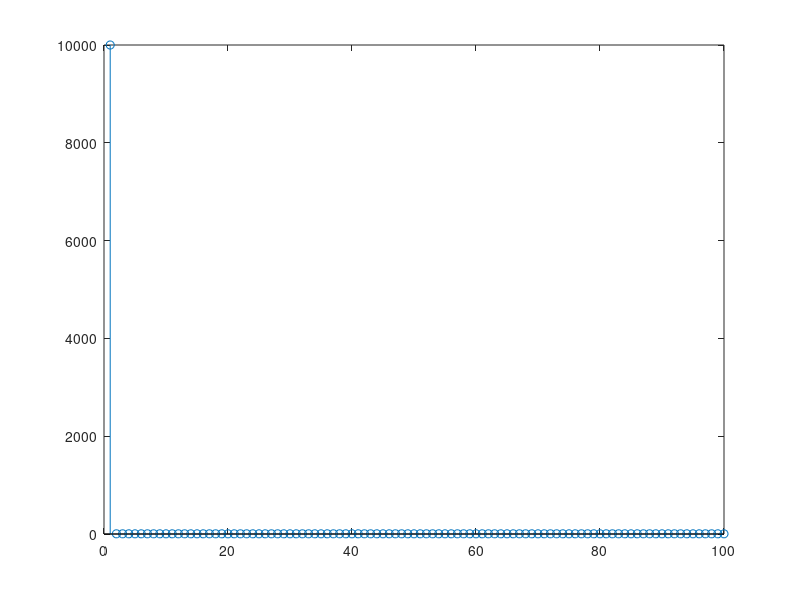
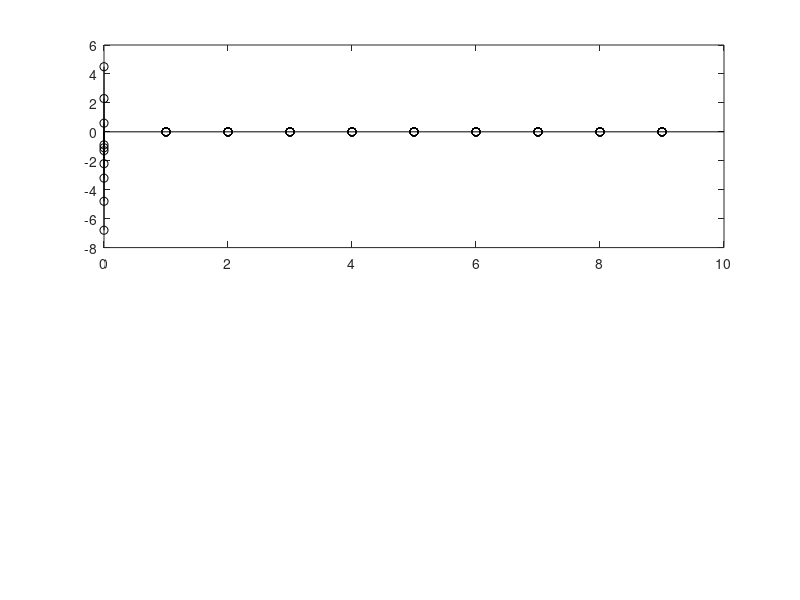

Write MATLAB code to recreate these figures, in order. (Note: this script raises an error after producing the figures.)
clear variables; close all;
freq = [31, 62, 125, 250, 500, 1000, 2000, 4000, 8000, 16000]';
Hd = [-1.1, -2.2, -4.8, -0.9, 0.6, 2.3, -1.3, 4.5, -3.2, -6.8]';
figure(); stem(freq,Hd,'k'); xlabel('Frequency (Hz)'); ylabel('Select Points of H_d(\Omega) (dB)');
set(gca,'xscal','log')
Fs = 20000; Ts = 1/Fs;

Lh = length(Hd);
K = 10*Lh; k = 0:K-1; Omegak = k*2*pi/K;
Omegap1 = 20*2*pi*Ts; Omegap2 = 20000*2*pi*Ts;
Omegas1 = 10*2*pi*Ts; Omegas2 = 25000*2*pi*Ts;
deltap = 1; deltas = 0.01;
Q = (Omegak<=Omegas1)/(deltas^2) + (Omegak>=Omegap1 & Omegak<=Omegap2)/((deltap/2)^2) ...
    + (Omegak>=Omegas2)/(deltas^2); 
Q(fix(K/2)+2:end) = Q(round(K/2):-1:2);

stem(Q)

l = (0:Lh-1)'; 
a = exp(1j*l*Omegak)*Q.'/K; 
b = exp(1j*l*Omegak)*(Hd.*Q/K).';
A = toeplitz(a); 
h = (A\b);
n = (0:Lh-1)';

figure(); subplot(211); stem(n,h,'k');

Omega = linspace(0,pi,1001); 
H = polyval(h,exp(1j*Omega)).*exp(-1j*(Lh-1)*Omega);
subplot(212); 
plot(Omega,abs(H));
hold on; 
plot(linspace(0,max(Omega),200),abs(Hd),'k');

